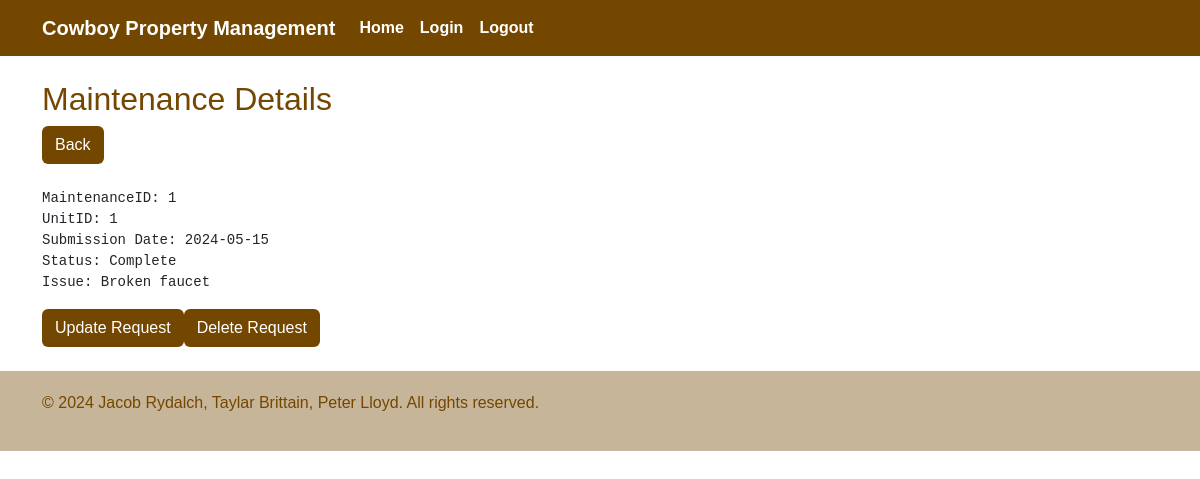
Screenshot of /maintenance-details.php?MaintenanceID=1 (signed in) with the database file from the repository.
### tables this page shows
CREATE TABLE IF NOT EXISTS `maintenance` (
  `MaintenanceID` int UNSIGNED NOT NULL AUTO_INCREMENT,
  `UnitID` int UNSIGNED NOT NULL,
  `StatusID` tinyint UNSIGNED NOT NULL,
  `Date` date NOT NULL,
  `Issue` varchar(500) NOT NULL,
  PRIMARY KEY (`MaintenanceID`),
  KEY `UnitID` (`UnitID`),
  KEY `StatusID` (`StatusID`)
);

CREATE TABLE IF NOT EXISTS `statuses` (
  `StatusID` tinyint UNSIGNED NOT NULL AUTO_INCREMENT,
  `StatusName` varchar(20) NOT NULL,
  PRIMARY KEY (`StatusID`)
);

### maintenance-details.php (the view, shortened to what this page needs)
<!DOCTYPE html>
<html>
<head>
    <link href="https://cdn.jsdelivr.net/npm/bootstrap@5.3.3/dist/css/bootstrap.min.css" rel="stylesheet">
    <link href="cpm-universal-styles.css" rel="stylesheet">
</head>
<body>
    <nav class="navbar navbar-expand-lg custom-navbar">
        <div class="container">
            <a class="navbar-brand custom-navbar-item" href="public-home.php">Cowboy Property Management</a>
            <div class="collapse navbar-collapse text-center" id="navbarNav">
                <ul class="navbar-nav ml-auto">
                    <li class="nav-item">
                        <a class="nav-link custom-navbar-item" href="public-home.php" >Home</a>
                    </li>
                    <li class="nav-item">
                        <a class="nav-link custom-navbar-item" href="login-form.php" >Login</a>
                    </li>
                    <li class="nav-item">
                        <a class="nav-link custom-navbar-item" href="logout.php" >Logout</a>
                    </li>
                </ul>
            </div>
        </div>
    </nav>
    <br>
    <div class='details-container'>
        <div class='container'>
            <h2 style="color: #744700;">Maintenance Details</h2>
            <a href='maintenance-list.php' class='btn custom-btn1'>Back</a>
            <br><br>
            <?php
            require_once 'login.php';
            if(isset($_GET['MaintenanceID'])) {
                $maintenanceID = $_GET['MaintenanceID'];
                $conn = new mysqli($hn, $un, $pw, $db);
                $query = "SELECT m.MaintenanceID, m.UnitID, m.Date, m.Issue, s.StatusName
                          FROM maintenance AS m
                          JOIN statuses AS s ON m.StatusID = s.StatusID
                          WHERE m.MaintenanceID = ?";
                $stmt = $conn->prepare($query);
                $stmt->bind_param("i", $maintenanceID);
                $stmt->execute();
                $result = $stmt->get_result();
                if($result->num_rows > 0) {
                    $row = $result->fetch_assoc();
                    echo "<pre>";
                    echo "MaintenanceID: " . $row['MaintenanceID'] . "\n";
                    echo "UnitID: " . $row['UnitID'] . "\n";
                    echo "Submission Date: " . $row['Date'] . "\n";
                    echo "Status: " . $row['StatusName'] . "\n";
                    echo "Issue: " . $row['Issue'] . "\n";
                    echo "</pre>";
                    echo "<a href='updateMaintRequest.php?MaintenanceID=$maintenanceID' class='btn custom-btn1'>Update Request</a>";
                    echo "<a href='deleteMaintRequest.php?MaintenanceID=$maintenanceID' class='btn custom-btn1'>Delete Request</a>";
                } else {
                    echo "No results found.";
                }
            } else {
                echo "Invalid request.";
            }
            ?>
        </div>
    </div>
    <br>
    <div class='custom-footer'>
        <div class='container'>
            <p style='color: #744700;'>&copy; 2024 Jacob Rydalch, Taylar Brittain, Peter Lloyd. All rights reserved.</p>
        </div>
    </div>
</body>
</html>

### cpm-universal-styles.css (style rules this page uses)
body { font-family: Arial; }
.custom-footer { background-color: #c7b599; padding: 20px; width: 100%; }
.custom-navbar { background-color: #744700; }
.custom-navbar-item { color: white; font-weight: bold; }
.custom-btn1 { background-color: #744700; color: white; }

### rows the page displays
maintenance: MaintenanceID "1", UnitID "1", Date "2024-05-15", StatusID.StatusName "Complete", Issue "Broken faucet"
